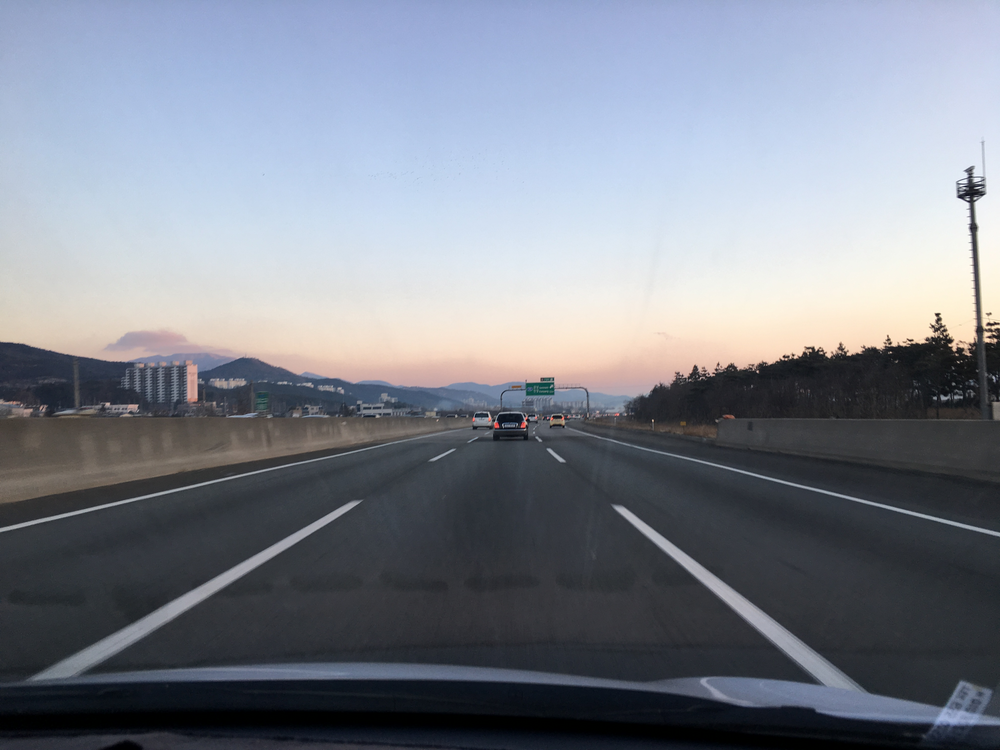
#> input picture code/IMAGE/expressway.jpg, 1000 x 750 px, found by its file name
$ python cv_line.py
#> lines starting #> are read from the running program, lines starting #| are printed output that depends on the picture; after the words box and inside, x2 and y2 are one past the last pixel; in counts of white or black regions, pixels touching at a corner belong together
import cv2 as cv
import numpy as np

img = "openCV_Test\code\IMAGE\expressway.jpg"

img1 = cv.imread(img)  #ex) cv.imread(r'C:\Users\starry_night.jpg')
#> img1 is the input picture: shape (750, 1000, 3); mean B, G, R 141.6, 130.9, 125.8
target_img = img1.copy()
img1_gray = cv.cvtColor(img1, cv.COLOR_RGB2GRAY)
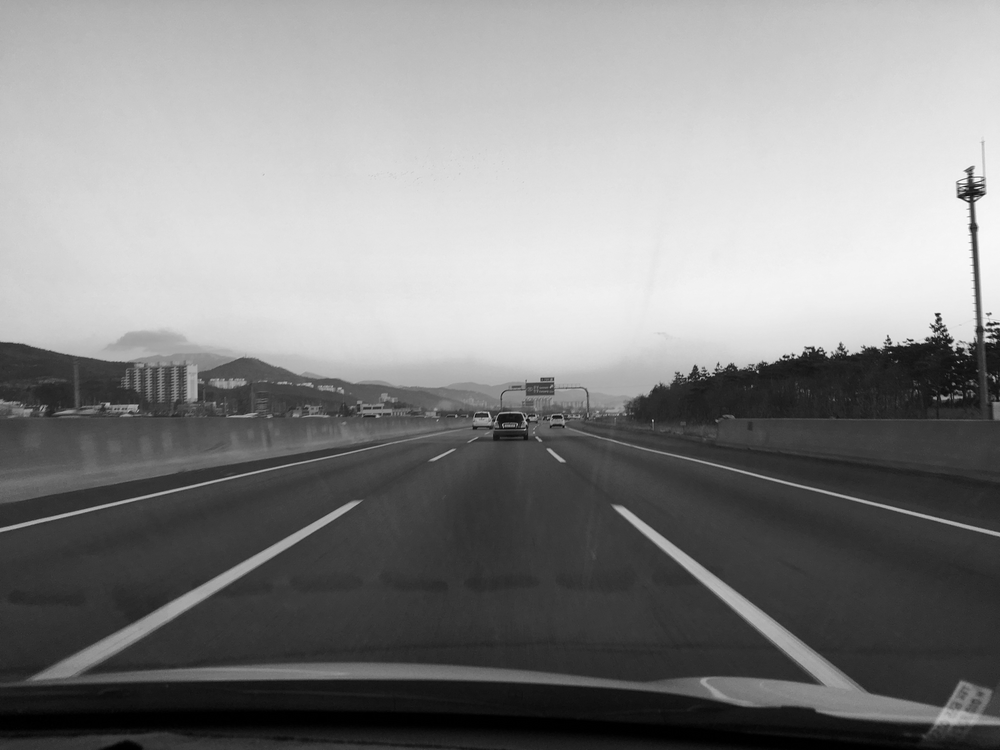
#> img1_gray: shape (750, 1000); min 0, max 255, mean 133.5
rtn, img1_thr = cv.threshold(img1_gray, 127, 255, cv.THRESH_BINARY)
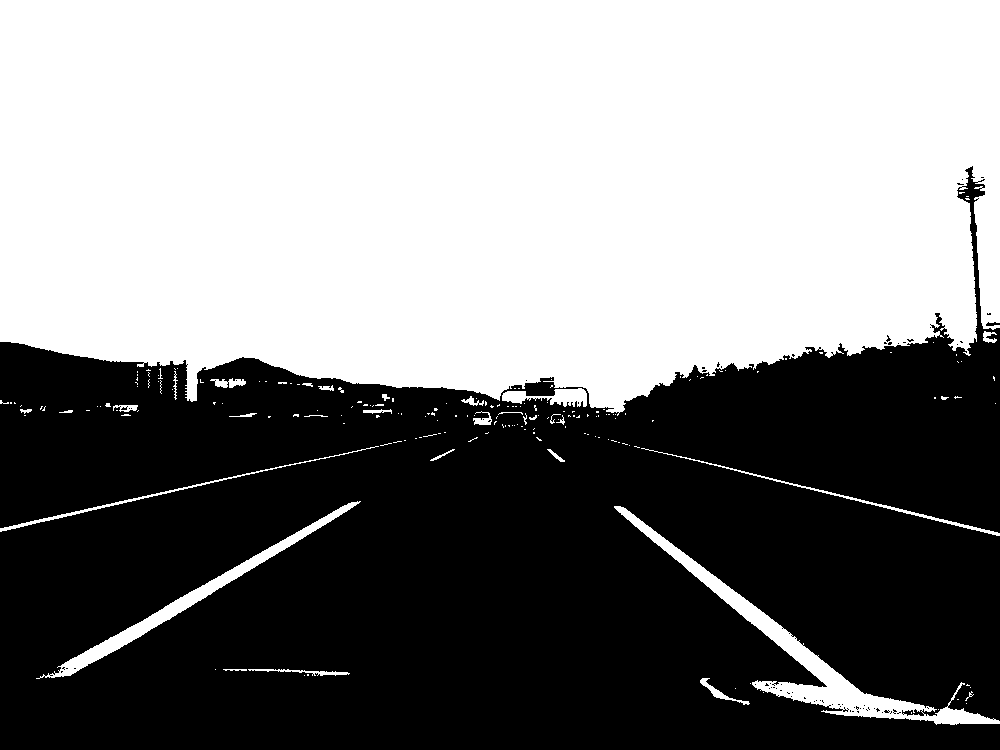
#> img1_thr: shape (750, 1000); 51.2% white; 71 black regions (69 under 20 px)

contours, hierarchty = cv.findContours(img1_thr, cv.RETR_LIST, cv.CHAIN_APPROX_NONE)
#> contours = 310 contours, 286 with area under 20; largest, box (x1, y1, x2, y2) and area: (0, 0, 1000, 416) 365874, (614, 506, 1000, 725) 7425, (36, 501, 361, 679) 3467, (502, 388, 587, 407) 736, (641, 448, 1000, 536) 479

COLOR = (0, 200, 0)
cv.drawContours(target_img, contours, -1, COLOR, 2)
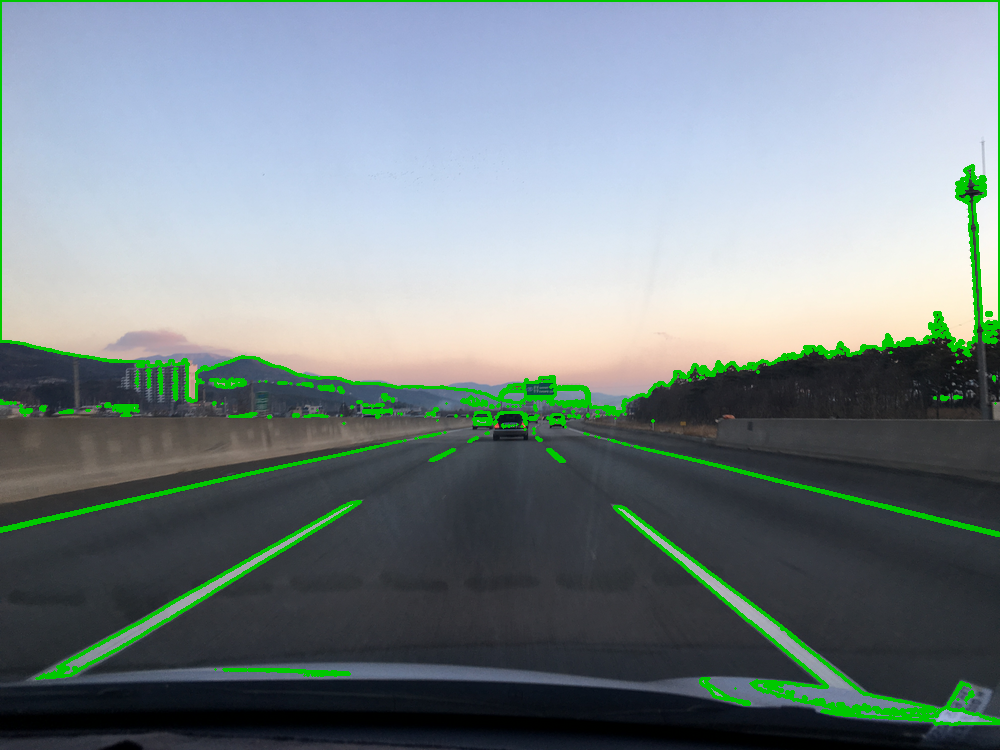
#> target_img: shape (750, 1000, 3); 3.77% of pixels changed, all inside (x1, y1, x2, y2) = (0, 0, 1000, 726)


#cv.imshow('img', img1)
#cv.imshow("gray", img1_gray)
cv.imshow('contours', target_img)
cv.waitKey(0)
cv.destroyAllWindows()

$ run again, with code/IMAGE/lulu.jpg copied over code/IMAGE/expressway.jpg
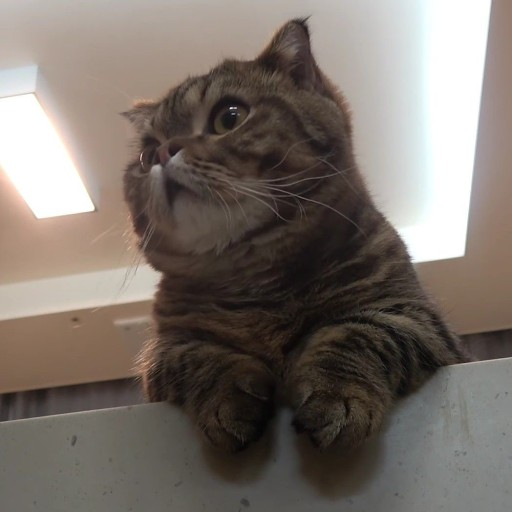
#> input picture code/IMAGE/lulu.jpg, 512 x 512 px, found by its file name
#> img1 is the input picture: shape (512, 512, 3); mean B, G, R 105.4, 112.4, 121.5
#> `rtn, img1_thr = cv.threshold(img1_gray, 127, 255, cv.THRESH_BINARY)`:
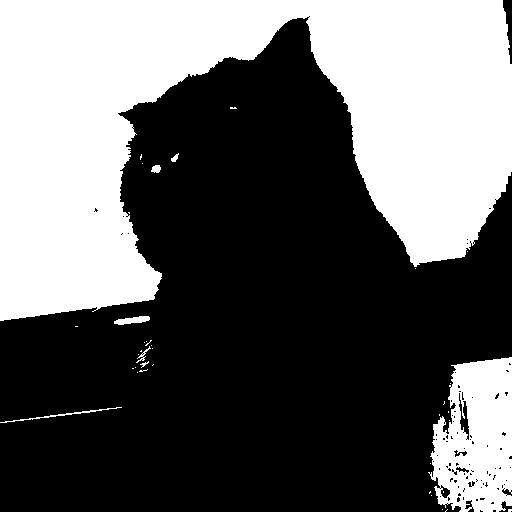
#> img1_thr: shape (512, 512); 39.3% white; 39 white regions (31 under 20 px)
#> contours = 145 contours, 133 with area under 20; largest, box (x1, y1, x2, y2) and area: (0, 0, 512, 321) 91825, (428, 357, 512, 512) 10035, (458, 392, 470, 441) 270, (114, 316, 150, 325) 162, (440, 484, 451, 499) 88
#> `cv.drawContours(target_img, contours, -1, COLOR, 2)`:
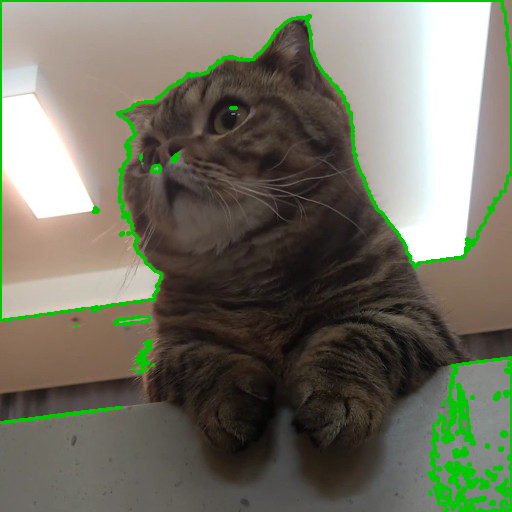
#> target_img: shape (512, 512, 3); 4.51% of pixels changed, all inside (x1, y1, x2, y2) = (0, 0, 512, 512)
